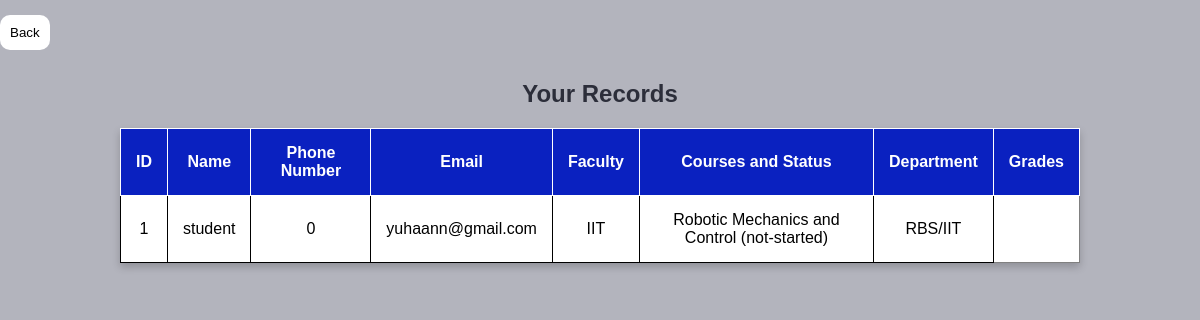
The app's page /php/student_record.php (signed in), older data.
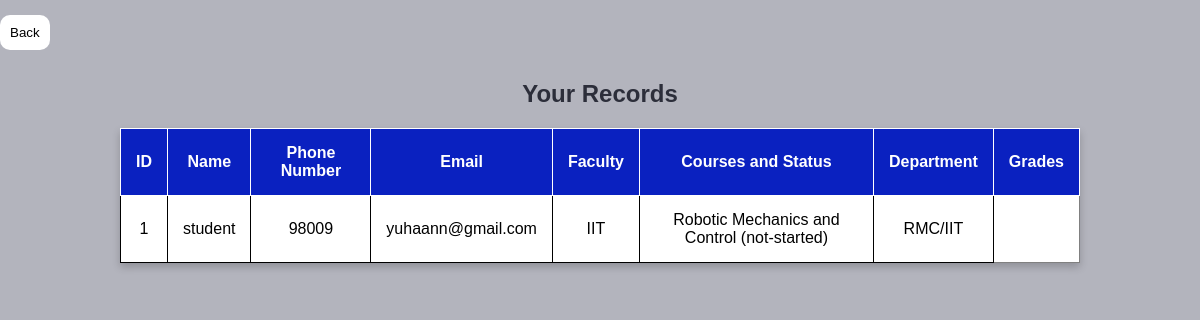
The same page, newer data.
### tables this page shows
CREATE TABLE `students` (
  `ID` int(11) NOT NULL,
  `NAME` varchar(50) NOT NULL,
  `PHONENUMBER` int(8) NOT NULL,
  `EMAIL` text NOT NULL,
  `PASSWORD_HASH` char(60) NOT NULL,
  `CREATED_AT` timestamp(6) NOT NULL DEFAULT current_timestamp(6),
  `UPDATED_AT` timestamp(6) NOT NULL DEFAULT current_timestamp(6),
  `COURSE_ID` varchar(11) DEFAULT NULL,
  `FACULTY` varchar(255) NOT NULL,
  `DEPARTMENT_ID` int(11) DEFAULT NULL,
  `GRADE_ID` varchar(11) DEFAULT NULL,
  `CLASS` varchar(11) DEFAULT NULL,
  `ROLE_ID` varchar(11) NOT NULL
);

CREATE TABLE `department` (
  `ID` int(11) NOT NULL,
  `NAME` varchar(50) DEFAULT NULL
);

### php/student_record.php (the view, shortened to what this page needs)
<?php
$conn = db_connect();
$student_id = $_SESSION['id'];
$stmt = $conn->prepare("
    SELECT
        students.id AS student_id,
        students.name AS student_name,
        students.phonenumber,
        students.email,
        students.faculty,
        GROUP_CONCAT(CONCAT(course.name, ' (', student_courses.status, ')') SEPARATOR ', ') AS course_info,
        IFNULL(GROUP_CONCAT(CONCAT(grades.score, ' (', grades.grade, ')') SEPARATOR ', '), 'No Grade') AS grade_info,
        department.name AS department_name
    FROM students
    LEFT JOIN student_courses ON students.id = student_courses.student_id
    LEFT JOIN course ON student_courses.course_id = course.id
    LEFT JOIN grades ON student_courses.student_id = grades.student_id AND student_courses.course_id = grades.course_id
    LEFT JOIN department ON students.department_id = department.id
    WHERE students.id=?
    GROUP BY students.id
");
$stmt->bind_param("i", $student_id);
$stmt->execute();
$result = $stmt->get_result();
if ($result->num_rows > 0) {
    echo "<a href=\"student_dashboard.php\"><button>Back</button></a>";
    echo "<h2>Your Records</h2>";
    echo "<table border='1' cellpadding='10'>";
    echo "<tr>
    <th>ID</th><th>Name</th><th>Phone Number</th><th>Email</th><th>Faculty</th><th>Courses and Status</th><th>Department</th><th>Grades</th>
</tr>";
while ($student = $result->fetch_assoc()) {
    echo "<tr>";
    echo "<td>" . htmlspecialchars($student['student_id']) . "</td>";
    echo "<td>" . htmlspecialchars($student['student_name']) . "</td>";
    echo "<td>" . htmlspecialchars($student['phonenumber']) . "</td>";
    echo "<td>" . htmlspecialchars($student['email']) . "</td>";
    echo "<td>" . htmlspecialchars($student['faculty']) . "</td>";
    echo "<td>" . htmlspecialchars($student['course_info']) . "</td>";
    echo "<td>" . htmlspecialchars($student['department_name']) . "</td>";
    echo "</tr>";
}
echo "</table>";
} else {
echo "<p>No student records found.</p>";
}
?>
<!DOCTYPE html>
<html lang="en">
<head>
</head>
</html>

Row changes from the older to the newer data that the page shows:
changed students "student": PHONENUMBER "0" → "98009"; DEPARTMENT_ID.NAME "RBS/IIT" → "RMC/IIT"
